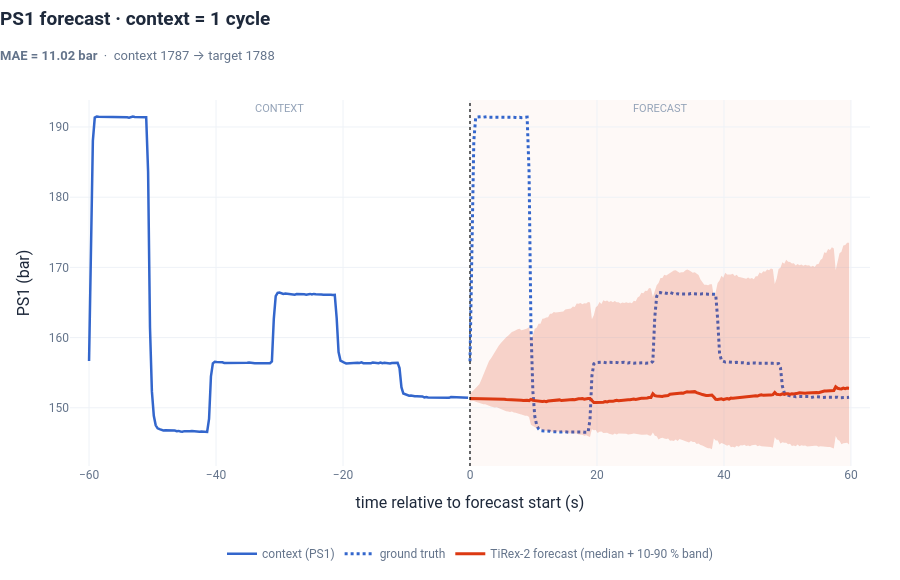

The cell this chart's notebook holds for it:
### Code cell
def _segments(cycle: np.ndarray, n: int):
    # n repeated copies of `cycle` ending at t=0, separated by NaN gaps so the cycle boundaries are visible.
    xs, ys = [], []
    for j in range(n):
        xs += [*(t_cycle + (j - n) * CYCLE_S), np.nan]
        ys += [*cycle, np.nan]
    return np.array(xs), np.array(ys)


def _rgba(hex_color: str, alpha: float) -> str:
    return "rgba({},{},{},{})".format(*hex_to_rgb(hex_color), alpha)


def _title(n: int, covariate: bool) -> dict:
    # Title + subtitle dict, so frames can swap it as the context length changes.
    u = run(n, False)["mae"]
    plural = "cycle" if n == 1 else "cycles"
    pair = f"context {CONTEXT_ID} → target {TARGET_ID}"
    if not covariate:
        return dict(text=f"PS1 forecast · context = {n} {plural}", subtitle=dict(text=f"<b>MAE = {u:.2f} bar</b>  ·  {pair}"))
    c = run(n, True)["mae"]
    change = (c - u) / u * 100 + 0.0
    change = 0.0 if abs(change) < 0.5 else change
    return dict(text=f"PS1 forecast · context = {n} {plural}",
                subtitle=dict(text=f"MAE: univariate <b>{u:.2f} bar</b>  →  +EPS1 covariate <b>{c:.2f} bar</b>  (error {change:+.0f} %)  ·  {pair}"))


def _traces(n: int, covariate: bool) -> list:
    truth = data["PS1"][TGT_POS]
    cx, cy = _segments(data["PS1"][CTX_POS], n)
    out = [
        go.Scatter(x=cx, y=cy, name="context (PS1)", mode="lines", line=dict(color=C_CTX, width=2.5),
                   hovertemplate="%{y:.1f} bar<extra>context</extra>", xaxis="x", yaxis="y"),
        go.Scatter(x=t_cycle, y=truth, name="ground truth", mode="lines", line=dict(color=C_TRUTH, width=3, dash="dot"),
                   hovertemplate="%{y:.1f} bar<extra>ground truth</extra>", xaxis="x", yaxis="y"),
    ]

    def forecast_group(res, color, label, group):
        return [
            go.Scatter(x=t_cycle, y=res["lo"], mode="lines", line=dict(width=0), hoverinfo="skip", showlegend=False,
                       legendgroup=group, xaxis="x", yaxis="y"),
            go.Scatter(x=t_cycle, y=res["hi"], mode="lines", line=dict(width=0), fill="tonexty", fillcolor=_rgba(color, 2 * ALPHA_QUANTILES),
                       hoverinfo="skip", showlegend=False, legendgroup=group, xaxis="x", yaxis="y"),
            go.Scatter(x=t_cycle, y=res["pred"], name=label, mode="lines", line=dict(color=color, width=3, dash="solid"),
                       customdata=np.column_stack([res["lo"], res["hi"]]), legendgroup=group,
                       hovertemplate="%{y:.1f} bar  (10-90 %: %{customdata[0]:.1f} – %{customdata[1]:.1f})<extra>" + label + "</extra>",
                       xaxis="x", yaxis="y"),
        ]

    uni_label = "univariate forecast (median + 10-90 % band)" if covariate else "TiRex-2 forecast (median + 10-90 % band)"
    out += forecast_group(run(n, False), C_UNI, uni_label, "uni")
    if covariate:
        out += forecast_group(run(n, True), C_COV, "+EPS1 covariate forecast (median + 10-90 % band)", "cov")
        ex, ey = _segments(data["EPS1"][CTX_POS], n)
        out.append(go.Scatter(x=ex, y=ey, name="EPS1 covariate context", mode="lines", line=dict(color=C_EPS1, width=2.5),
                              hovertemplate="%{y:.0f} W<extra>EPS1 context</extra>", xaxis="x2", yaxis="y2"))
    return out


def forecast_figure(n_list, covariate: bool = False) -> go.Figure:
    # Forecast vs. ground truth. With several n, adds a slider (and play button) over the context length.
    rows = 2 if covariate else 1
    fig = make_subplots(rows=rows, cols=1, shared_xaxes=True, vertical_spacing=0.06,
                        row_heights=[0.74, 0.26] if covariate else None)
    frames = [go.Frame(data=_traces(n, covariate), name=str(n), layout=go.Layout(title=_title(n, covariate)))
              for n in n_list]
    fig.add_traces(frames[0].data)

    # fixed axes so changing n only changes what is drawn, not the scale
    ps1_all = np.concatenate([data["PS1"][TGT_POS]] + [run(n, c)[k] for n in n_list for c in ([False, True] if covariate else [False]) for k in ("lo", "hi")])
    pad = 0.05 * np.ptp(ps1_all)
    fig.update_yaxes(title_text="PS1 (bar)", range=[ps1_all.min() - pad, ps1_all.max() + pad], row=1, col=1)
    if covariate:
        e = data["EPS1"][CTX_POS]
        fig.update_yaxes(title_text="EPS1 (W)", range=[e.min() - 0.08 * np.ptp(e), e.max() + 0.08 * np.ptp(e)], row=2, col=1)
    max_n = max(n_list)
    fig.update_xaxes(range=[-max_n * CYCLE_S - 3, CYCLE_S + 3], title_text="time relative to forecast start (s)", row=rows, col=1)

    fig.add_vrect(x0=0, x1=CYCLE_S, fillcolor=_rgba(C_UNI, 0.03), line_width=0, layer="below", row="all", col="all")
    fig.add_vline(x=0, line=dict(color=COLOR_CUTOFF_LINE, width=1.2, dash="dot"), row="all", col="all")
    for x, text in [(CYCLE_S / 2, "forecast"), (-CYCLE_S / 2, "context")]:
        fig.add_annotation(x=x, y=1, xref="x", yref="y domain", text=text.upper(), showarrow=False,
                           yanchor="top", font=dict(color="#94a3b8", size=11))

    fig.update_layout(title=_title(n_list[0], covariate), height=780 if covariate else 580,
                      legend_y=-0.2)
    if len(n_list) > 1:
        fig.frames = frames
        no_anim = dict(mode="immediate", frame=dict(duration=0, redraw=True), transition=dict(duration=0))
        fig.update_layout(
            # legend on top, so the bottom is free for the context-length slider and the play button
            legend=dict(yanchor="bottom", y=1.02, xanchor="left", x=0.0),
            margin=dict(t=170 if covariate else 150, b=140),
            sliders=[dict(active=0, x=0.14, len=0.84, pad=dict(t=50, b=0), ticklen=0, minorticklen=0,
                          bgcolor="#e2e8f0", activebgcolor=C_TEXT, bordercolor="#e2e8f0", tickcolor="#94a3b8",
                          font=dict(size=12, color=C_MUTED),
                          currentvalue=dict(prefix="Context length: ", font=dict(size=14, color=C_TEXT)),
                          steps=[dict(method="animate", args=[[str(n)], no_anim], label=f"{n} cycle{'s' if n > 1 else ''}") for n in n_list])],
            updatemenus=[dict(type="buttons", direction="left", x=0.0, y=-0.02, xanchor="left", yanchor="top", pad=dict(t=50),
                              bgcolor="white", bordercolor="#cbd5e1", borderwidth=1, font=dict(size=13, color=C_TEXT), showactive=False,
                              buttons=[dict(label="▶  Play", method="animate",
                                            args=[None, dict(frame=dict(duration=1300, redraw=True), fromcurrent=True, transition=dict(duration=0))])])],
        )
    else:
        fig.update_layout(margin=dict(t=100))
    return fig


show(forecast_figure([1]), "forecast-one-cycle")

### Figure 1 — Plotly figure (JSON) as saved in the notebook; plotly's stock layout.template omitted (floating-point values rounded to 4 significant figures; data arrays with more than 128 entries replaced by an {"elided": "..."} marker saying what was removed)
{"data": [{"hovertemplate": "%{y:.1f} bar<extra>context</extra>", "line": {"color": "#3366CC", "width": 2.5}, "mode": "lines", "name": "context (PS1)", "type": "scatter", "x": {"elided": "201 float values"}, "xaxis": "x", "y": {"elided": "201 float values"}, "yaxis": "y"}, {"hovertemplate": "%{y:.1f} bar<extra>ground truth</extra>", "line": {"color": "#3366CC", "dash": "dot", "width": 3}, "mode": "lines", "name": "ground truth", "type": "scatter", "x": {"elided": "200 float values"}, "xaxis": "x", "y": {"elided": "200 float values"}, "yaxis": "y"}, {"hoverinfo": "skip", "legendgroup": "uni", "line": {"width": 0}, "mode": "lines", "showlegend": false, "type": "scatter", "x": {"elided": "200 float values"}, "xaxis": "x", "y": {"elided": "200 float values"}, "yaxis": "y"}, {"fill": "tonexty", "fillcolor": "rgba(220,57,18,0.2)", "hoverinfo": "skip", "legendgroup": "uni", "line": {"width": 0}, "mode": "lines", "showlegend": false, "type": "scatter", "x": {"elided": "200 float values"}, "xaxis": "x", "y": {"elided": "200 float values"}, "yaxis": "y"}, {"customdata": {"elided": "200x2 float values"}, "hovertemplate": "%{y:.1f} bar  (10-90 %: %{customdata[0]:.1f} – %{customdata[1]:.1f})<extra>TiRex-2 forecast (median + 10-90 % band)</extra>", "legendgroup": "uni", "line": {"color": "#DC3912", "dash": "solid", "width": 3}, "mode": "lines", "name": "TiRex-2 forecast (median + 10-90 % band)", "type": "scatter", "x": {"elided": "200 float values"}, "xaxis": "x", "y": {"elided": "200 float values"}, "yaxis": "y"}], "layout": {"annotations": [{"font": {"color": "#94a3b8", "size": 11}, "showarrow": false, "text": "FORECAST", "x": 30.0, "xref": "x", "y": 1, "yanchor": "top", "yref": "y domain"}, {"font": {"color": "#94a3b8", "size": 11}, "showarrow": false, "text": "CONTEXT", "x": -30.0, "xref": "x", "y": 1, "yanchor": "top", "yref": "y domain"}], "height": 580, "legend": {"y": -0.2}, "margin": {"t": 100}, "shapes": [{"fillcolor": "rgba(220,57,18,0.03)", "layer": "below", "line": {"width": 0}, "type": "rect", "x0": 0, "x1": 60, "xref": "x", "y0": 0, "y1": 1, "yref": "y domain"}, {"line": {"color": "#000000", "dash": "dot", "width": 1.2}, "type": "line", "x0": 0, "x1": 0, "xref": "x", "y0": 0, "y1": 1, "yref": "y domain"}], "title": {"subtitle": {"text": "<b>MAE = 11.02 bar</b>  ·  context 1787 → target 1788"}, "text": "PS1 forecast · context = 1 cycle"}, "xaxis": {"anchor": "y", "domain": [0.0, 1.0], "range": [-63, 63], "title": {"text": "time relative to forecast start (s)"}}, "yaxis": {"anchor": "x", "domain": [0.0, 1.0], "range": [141.7, 193.8], "title": {"text": "PS1 (bar)"}}}}
